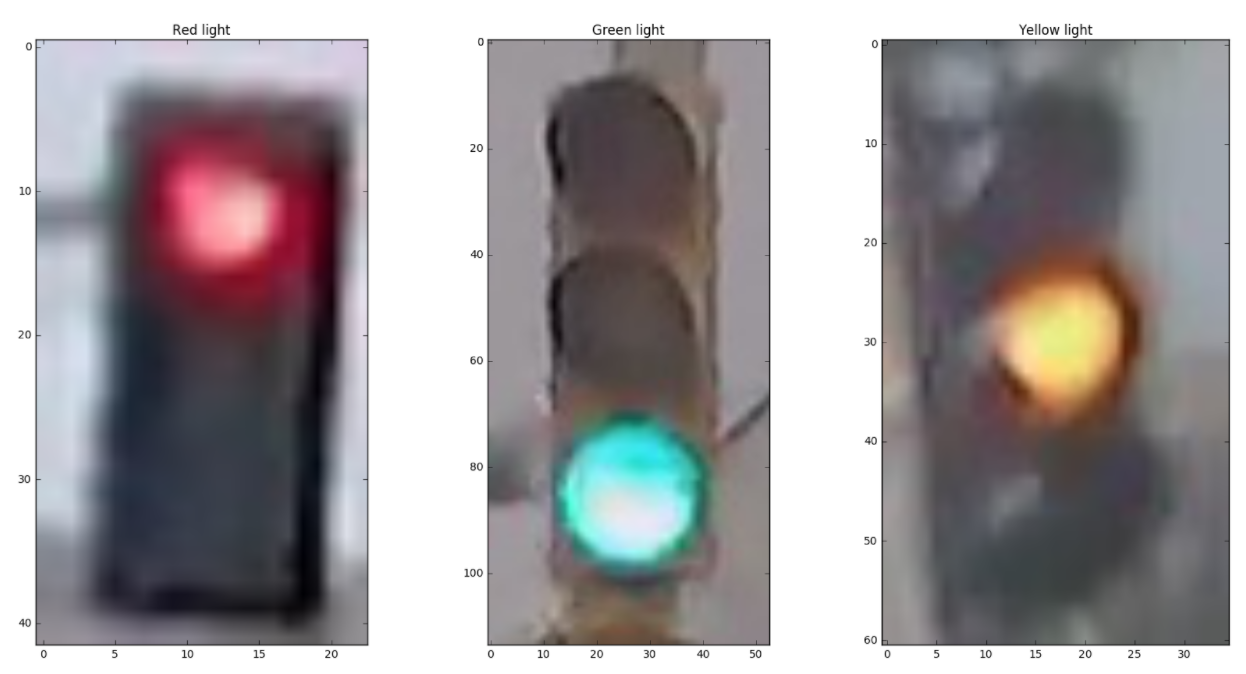
#> input picture all-lights.png, 1246 x 674 px, given as the content of the folder traffic_light_images/training/red, which was not available
$ jupyter execute --allow-errors Traffic_Light_Classifier.ipynb   (shell and % lines are left out)   (text cells are left out)
#> lines starting #> are read from the running program, lines starting #| are printed output that depends on the picture; long printed decimals are rounded; pictures that were not available may be replaced by others from this repository, and a replacement may not be noted
### helpers.py
# Helper functions

import os
import glob # library for loading images from a directory
import matplotlib.image as mpimg


# This function loads in images and their labels and places them in a list
# The list contains all images and their associated labels
# For example, after data is loaded, im_list[0][:] will be the first image-label pair in the list
def load_dataset(image_dir):

    # Populate this empty image list
#> called with image_dir = 'traffic_light_images/training/'
    im_list = []
    image_types = ["red", "yellow", "green"]

    # Iterate through each color folder
    for im_type in image_types:

        # Iterate through each image file in each image_type folder
        # glob reads in any image with the extension "image_dir/im_type/*"
        for file in glob.glob(os.path.join(image_dir, im_type, "*")):

            # Read in the image
            im = mpimg.imread(file)
#> im is the input picture: shape (674, 1246, 4) float32; mean R, G, B, A 0.619, 0.6, 0.608, 1

            # Check if the image exists/if it's been correctly read-in
            if not im is None:
                # Append the image, and it's type (red, green, yellow) to the image list
                im_list.append((im, im_type))

    return im_list

### test_functions.py
# All test code
import unittest
from IPython.display import Markdown, display


# Helper functions for printing markdown text (text in color/bold/etc)
def printmd(string):
    display(Markdown(string))

# Print a test failed message, given an error
def print_fail():
    printmd('**<span style="color: red;">TEST FAILED</span>**')

# Print a test passed message
def print_pass():
    printmd('**<span style="color: green;">TEST PASSED</span>**')


# A class holding all tests
class Tests(unittest.TestCase):


    # Tests the `one_hot_encode` function, which is passed in as an argument
    def test_one_hot(self, one_hot_function):

        # Test that the generated one-hot labels match the expected one-hot label
        # For all three cases (red, yellow, green)
        try:
            self.assertEqual([1,0,0], one_hot_function('red'))
            self.assertEqual([0,1,0], one_hot_function('yellow'))
            self.assertEqual([0,0,1], one_hot_function('green'))

        # If the function does *not* pass all 3 tests above, it enters this exception
        except self.failureException as e:
            # Print out an error message
            print_fail()
            print("Your function did not return the expected one-hot label.")
            print('\n'+str(e))
            return

        # Print out a "test passed" message
        print_pass()


    # Tests if any misclassified images are red but mistakenly classified as green
    def test_red_as_green(self, misclassified_images):
        # Loop through each misclassified image and the labels
        for im, predicted_label, true_label in misclassified_images:

            # Check if the image is one of a red light
            if(true_label == [1,0,0]):

                try:
                    # Check that it is NOT labeled as a green light
                    self.assertNotEqual(predicted_label, [0, 0, 1])
                except self.failureException as e:
                    # Print out an error message
                    print_fail()
                    print("Warning: A red light is classified as green.")
                    print('\n'+str(e))
                    return

        # No red lights are classified as green; test passed
        print_pass()

### Traffic_Light_Classifier.ipynb
[cell 1]
import cv2 # computer vision library
import helpers # helper functions

import random
import numpy as np
import matplotlib.pyplot as plt
import matplotlib.image as mpimg # for loading in images

[cell 2]
# Image data directories
IMAGE_DIR_TRAINING = "traffic_light_images/training/"
IMAGE_DIR_TEST = "traffic_light_images/test/"

[cell 3]
# Using the load_dataset function in helpers.py
# Load training data
IMAGE_LIST = helpers.load_dataset(IMAGE_DIR_TRAINING)
#> IMAGE_LIST = 3 items

[cell 4]
import os
import tarfile

def recursive_files(dir_name='.', ignore=None):
    for dir_name,subdirs,files in os.walk(dir_name):
        if ignore and os.path.basename(dir_name) in ignore:
            continue

        for file_name in files:
            if ignore and file_name in ignore:
                continue

            yield os.path.join(dir_name, file_name)

def make_tar_file(dir_name='.', tar_file_name='tarfile.tar', ignore=None):
    tar = tarfile.open(tar_file_name, 'w')

    for file_name in recursive_files(dir_name, ignore):
        tar.add(file_name)

    tar.close()


# [4 lines of commented-out code are left out]

[cell 5]
## TODO: Write code to display an image in IMAGE_LIST (try finding a yellow traffic light!)
## TODO: Print out 1. The shape of the image and 2. The image's label

# The first image in IMAGE_LIST is displayed below (without information about shape or label)
for idx in range(len(IMAGE_LIST)):
    image_label = IMAGE_LIST[idx][1]
    if image_label != "yellow":
        continue
    selected_image = IMAGE_LIST[idx][0]
    image_shape = selected_image.shape
    print('Index:'+str(idx)+', Label:'+str(image_label)+', Shape:'+str(image_shape))
    plt.imshow(selected_image)
    break
#> this loop made 2 passes
#> image_label on pass 1: 'red'
#> (image_label, image_shape) on pass 2: ('yellow', (674, 1246, 4))
#| Index:1, Label:yellow, Shape:(674, 1246, 4)

[cell 6]
# This function should take in an RGB image and return a new, standardized version
def standardize_input(image):

    ## TODO: Resize image and pre-process so that all "standard" images are the same size
    standard_im = np.copy(image)
    standard_im = cv2.resize(standard_im, (32,32))

    # Define how many pixels to slice off the sides of the original image
    col_crop = 15
    row_crop = 5
    # Using image slicing, subtract the row_crop from top/bottom and col_crop from left/right
    standard_im = standard_im[row_crop:-row_crop, col_crop:-col_crop, :]
    standard_im = cv2.resize(standard_im, (32,32))

    return standard_im

[cell 7]
## TODO: One hot encode an image label
## Given a label - "red", "green", or "yellow" - return a one-hot encoded label

# Examples:
# one_hot_encode("red") should return: [1, 0, 0]
# one_hot_encode("yellow") should return: [0, 1, 0]
# one_hot_encode("green") should return: [0, 0, 1]

def one_hot_encode(label):

    ## TODO: Create a one-hot encoded label that works for all classes of traffic lights
    one_hot_encoded = [0,0,0]
    if label == "red":
        one_hot_encoded[0] = 1
    elif label == "yellow":
        one_hot_encoded[1] = 1
    else:
        one_hot_encoded[2] = 1

    return one_hot_encoded

[cell 8]
# Importing the tests
import test_functions
tests = test_functions.Tests()

# Test for one_hot_encode function
tests.test_one_hot(one_hot_encode)

[cell 9]
def standardize(image_list):

    # Empty image data array
    standard_list = []

    # Iterate through all the image-label pairs
    for item in image_list:
        image = item[0]
        label = item[1]

        # Standardize the image
        standardized_im = standardize_input(image)

        # One-hot encode the label
        one_hot_label = one_hot_encode(label)

        # Append the image, and it's one hot encoded label to the full, processed list of image data
        standard_list.append((standardized_im, one_hot_label))
#> this loop made 3 passes
#> (label, one_hot_label) on passes 1 to 3: ('red', [1, 0, 0]), ('yellow', [0, 1, 0]), ('green', [0, 0, 1])
#> pass 1, in standardize_input, `standard_im = cv2.resize(standard_im, (32,32))`:
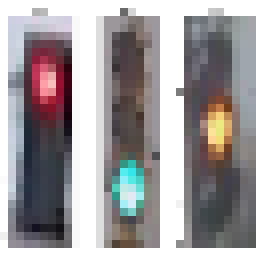
#> standard_im: shape (32, 32, 4) float32 (shown 8 times larger); mean R, G, B, A 0.62, 0.602, 0.61, 1
#> pass 1, in standardize_input, `standard_im = cv2.resize(standard_im, (32,32))`:
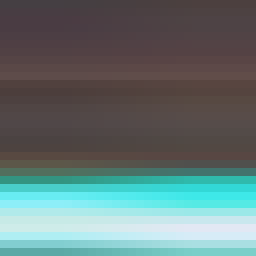
#> standard_im: shape (32, 32, 4) float32 (shown 8 times larger); mean R, G, B, A 0.387, 0.462, 0.458, 1
#> after the loop, standard_list = 3 items

    return standard_list

# Standardize all training images
STANDARDIZED_LIST = standardize(IMAGE_LIST)
#> STANDARDIZED_LIST = 3 items

[cell 10]
## TODO: Display a standardized image and its label

f, (ax1, ax2) = plt.subplots(1, 2, figsize=(20,10))
ax1.set_title('original')
ax1.imshow(IMAGE_LIST[2][0])
ax2.set_title('Resized')
ax2.imshow(STANDARDIZED_LIST[2][0])
print('Label:',STANDARDIZED_LIST[2][1])
#| Label: [0, 0, 1]
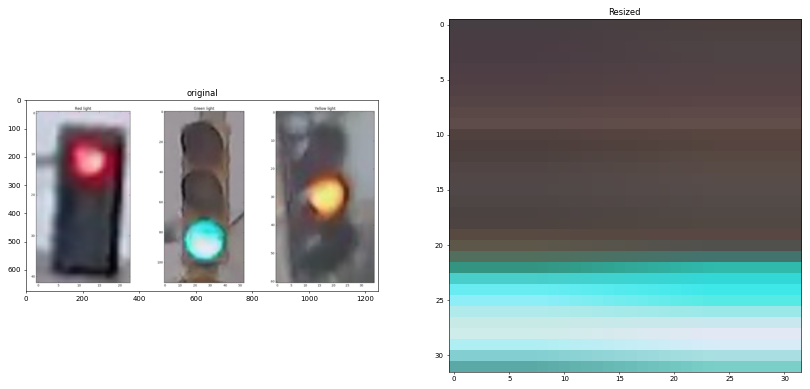
#> figure drawn by matplotlib, 2 panels

[cell 11]
# Convert and image to HSV colorspace
# Visualize the individual color channels

image_num = 900
#> (the rest of this cell did not finish here and is left out)

[cell 12]
# (Optional) Add more image analysis and create more features

# Reference: https://stackoverflow.com/questions/30331944/finding-red-color-using-python-opencv
# Reference: https://stackoverflow.com/questions/47483951/how-to-define-a-threshold-value-to-detect-only-green-colour-objects-in-an-image
# Reference: https://stackoverflow.com/questions/9179189/detect-yellow-color-in-opencv

# Masks the image based on the appropriate R,Y,G color.
# Note: Presently only 3 color ranges are supported
def mask_image(img,hsv_img, color):

    if color == "red":
        # lower mask
        light_red = (0, 50, 50)
        dark_red = (0, 255, 255)
        lower_mask = cv2.inRange(hsv_img, light_red, dark_red)
        result1 = cv2.bitwise_and(img, img, mask=lower_mask)

        # upper mask
        lower_red = (170,50,50)
        upper_red = (180,255,255)
        upper_mask = cv2.inRange(hsv_img, lower_red, upper_red)
        result2 = cv2.bitwise_and(img, img, mask=upper_mask)

        output_hsv = result1+result2

    elif color == "yellow":
        # mask
        light = (20, 40, 130)
        dark = (30, 150, 255)
        mask = cv2.inRange(hsv_img, light, dark)
        output_hsv = cv2.bitwise_and(img, img, mask=mask)

    elif color == "green":
        # mask
        #light = (25, 52, 72)
        #dark = (110, 255, 255)
        light = (30, 255, 255)
        dark = (110, 255, 255)

        mask = cv2.inRange(hsv_img, light, dark)
        output_hsv = cv2.bitwise_and(img, img, mask=mask)
    else:
        raise ValueError("Invalid color specified\n")

    return output_hsv

# Calculates the average of the top, middle and bottom
# part of the image separately
def avg(hsv_img):
    top_avg = np.sum(hsv_img[0:10,:])/(10)
    mid_avg = np.sum(hsv_img[11:20,:])/(10)
    bottom_avg = np.sum(hsv_img[20:32,:])/(12)
    return [top_avg,mid_avg,bottom_avg]

[cell 13]
## TODO: Create a brightness feature that takes in an RGB image and outputs a feature vector and/or value
## This feature should use HSV colorspace values

# Mask the image individually for each red green and blue hsv color range
# based on the opencv values. Calculate the average for each masked image
# for the top, middle and bottom part and add all the values together alongwith
# the values for the V array of the hsv image array. The section with the maximum value
# (top-red, middle-yellow, bottom- green) will be the chosen color.
def create_feature(rgb_image):

    ## TODO: Convert image to HSV color space
    hsv = cv2.cvtColor(rgb_image, cv2.COLOR_RGB2HSV)
    ## TODO: Create and return a feature value and/or vector
    hsv_red = mask_image(rgb_image,hsv,"red")
    hsv_yellow = mask_image(rgb_image,hsv,"yellow")
    hsv_green = mask_image(rgb_image,hsv,"green")

    [top_red,mid_red,bottom_red] = avg(hsv_red)
    [top_yellow,mid_yellow,bottom_yellow] = avg(hsv_yellow)
    [top_green,mid_green,bottom_green] = avg(hsv_green)

    [top_v,mid_v,bottom_v] = avg(hsv[:,:,2])

    top_avg = top_red+top_yellow+top_green+top_v
    mid_avg = mid_red+mid_yellow+mid_green+mid_v
    bottom_avg = bottom_red+bottom_yellow+bottom_green+bottom_v

    feature = [top_avg,mid_avg,bottom_avg]
    return feature

[cell 14]
# Practice Code
image_num = 724 #750
#> (the rest of this cell did not finish here and is left out)

[cell 15]
# Practice Code
# Definition used for testing purpose
def plot_img(img,output):
    plt.subplot(1,2,1)
    plt.imshow(img)
    # [4 lines of commented-out code are left out]
    plt.subplot(1, 2, 2)
    plt.imshow(output)
    plt.show()

[cell 16]
# This function should take in RGB image input
# Analyze that image using your feature creation code and output a one-hot encoded label
def estimate_label(rgb_image):

    ## TODO: Extract feature(s) from the RGB image and use those features to
    ## classify the image and output a one-hot encoded label
    predicted_label = [0,0,0]
    feature = create_feature(rgb_image)
    result = np.argmax(feature)
    predicted_label[result] = 1
    return predicted_label

[cell 17]
# Using the load_dataset function in helpers.py
# Load test data
TEST_IMAGE_LIST = helpers.load_dataset(IMAGE_DIR_TEST)
#> TEST_IMAGE_LIST = 3 items

# Standardize the test data
STANDARDIZED_TEST_LIST = standardize(TEST_IMAGE_LIST)
#> the loop in standardize (call 2), `for item in image_list:` made 3 passes
#> STANDARDIZED_TEST_LIST = 3 items

# Shuffle the standardized test data
random.shuffle(STANDARDIZED_TEST_LIST)

[cell 18]
# Constructs a list of misclassified images given a list of test images and their labels
# This will throw an AssertionError if labels are not standardized (one-hot encoded)

def get_misclassified_images(test_images):
    # Track misclassified images by placing them into a list
    misclassified_images_labels = []

    # Iterate through all the test images
    # Classify each image and compare to the true label
    for image in test_images:

        # Get true data
        im = image[0]
        true_label = image[1]
        assert(len(true_label) == 3), "The true_label is not the expected length (3)."

        # Get predicted label from your classifier
        predicted_label = estimate_label(im)
        assert(len(predicted_label) == 3), "The predicted_label is not the expected length (3)."

        # Compare true and predicted labels
        if(predicted_label != true_label):
            # If these labels are not equal, the image has been misclassified
            misclassified_images_labels.append((im, predicted_label, true_label))
#> this loop made 3 passes
#> after the loop, misclassified_images_labels = 2 items

    # Return the list of misclassified [image, predicted_label, true_label] values
    return misclassified_images_labels


# Find all misclassified images in a given test set
MISCLASSIFIED = get_misclassified_images(STANDARDIZED_TEST_LIST)
#> MISCLASSIFIED = 2 items

# Accuracy calculations
total = len(STANDARDIZED_TEST_LIST)
#> total = 3
num_correct = total - len(MISCLASSIFIED)
#> num_correct = 1
accuracy = num_correct/total
#> accuracy = 0.333

print('Accuracy: ' + str(accuracy))
#| Accuracy: 0.3333
print("Number of misclassified images = " + str(len(MISCLASSIFIED)) +' out of '+ str(total))
#| Number of misclassified images = 2 out of 3

[cell 19]
# Visualize misclassified example(s)
## TODO: Display an image in the `MISCLASSIFIED` list
## TODO: Print out its predicted label - to see what the image *was* incorrectly classified as
# Convert and image to HSV colorspace
# Visualize the individual color channels

for image_num in range(len(MISCLASSIFIED)):

    im = MISCLASSIFIED[image_num][0]
    predicted_label = MISCLASSIFIED[image_num][1]
    true_label = MISCLASSIFIED[image_num][2]
    if true_label != [1,0,0] and predicted_label != [0,0,1]:
        continue
    # Print image label
    print('[red, yellow, green] Predicted Label : ' + str(predicted_label)+ ", True Label:" + str(true_label))

    # Convert to HSV
    hsv = cv2.cvtColor(im, cv2.COLOR_RGB2HSV)


    # HSV channels
    h = hsv[:,:,0]
    s = hsv[:,:,1]
    v = hsv[:,:,2]

    # inserted
    hsv_red = mask_image(im,hsv,"red")
    hsv_yellow = mask_image(im,hsv,"yellow")
    hsv_green = mask_image(im,hsv,"green")

    [top_red,mid_red,bottom_red] = avg(hsv_red)
    [top_yellow,mid_yellow,bottom_yellow] = avg(hsv_yellow)
    [top_green,mid_green,bottom_green] = avg(hsv_green)

    [top_h,mid_h,bottom_h] = avg(hsv[:,:,0])
    [top_s,mid_s,bottom_s] = avg(hsv[:,:,1])
    [top_v,mid_v,bottom_v] = avg(hsv[:,:,2])

    print("HSV Red:\t"+str(top_red)+",\t"+str(mid_red)+",\t"+str(bottom_red))
    print("HSV Yellow:\t"+str(top_yellow)+",\t"+str(mid_yellow)+",\t"+str(bottom_yellow))
    print("HSV Green:\t"+str(top_green)+",\t"+str(mid_green)+",\t"+str(bottom_green))

    print("H:\t\t"+str(top_h)+",\t"+str(mid_h)+",\t"+str(bottom_h))
    #print("S:\t\t"+str(top_s)+",\t"+str(mid_s)+",\t"+str(bottom_s))
    #print("V:\t\t"+str(top_v)+",\t"+str(mid_v)+",\t"+str(bottom_v))

    #inserted

    # Plot the original image and the three channels
    f, ( ax1, ax2, ax3, ax4 ) = plt.subplots(1, 4, figsize=(20,10))
    ax1.set_title('Standardized image')
    ax1.imshow(im)
    ax2.set_title('H channel')
    ax2.imshow(h, cmap='gray')
    ax3.set_title('S channel')
    ax3.imshow(s, cmap='gray')
    ax4.set_title('V channel')
    ax4.imshow(v, cmap='gray')

    f, ( ax1, ax2, ax3 ) = plt.subplots(1, 3, figsize=(20,10))
    ax1.set_title('Red image mask')
    ax1.imshow(hsv_red, cmap='gray')
    ax2.set_title('Yellow image mask')
    ax2.imshow(hsv_yellow, cmap='gray')
    ax3.set_title('Green image mask')
    ax3.imshow(hsv_green, cmap='gray')
    break
#> this loop made 1 pass
#> (predicted_label, true_label) on pass 1: ([0, 0, 1], [1, 0, 0])
#| [red, yellow, green] Predicted Label : [0, 0, 1], True Label:[1, 0, 0]
#| HSV Red:	0.0,	0.0,	0.0
#| HSV Yellow:	0.0,	0.0,	0.0
#| HSV Green:	0.0,	0.0,	0.0
#| H:		8490.391,	1081.152,	5417.269
#> pass 1, `h = hsv[:,:,0]`:
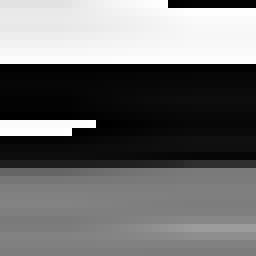
#> h: shape (32, 32) float32 (shown 8 times larger); min 0.123, max 359.6, mean 157.3; drawn with min black and max white
#> pass 1, `s = hsv[:,:,1]`:
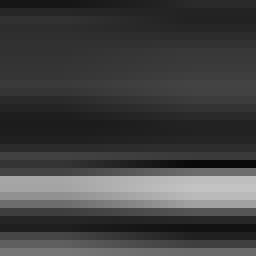
#> s: shape (32, 32) float32 (shown 8 times larger); min 0.0387, max 0.767, mean 0.256
#> pass 1, `v = hsv[:,:,2]`:
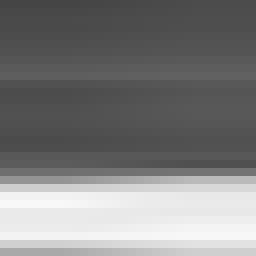
#> v: shape (32, 32) float32 (shown 8 times larger); min 0.271, max 0.974, mean 0.498
#> the loop in test_red_as_green, `for im, predicted_label, true_label in misclassified_images:` made 1 pass
#> (predicted_label, true_label) on pass 1: ([0, 0, 1], [1, 0, 0])
#| Warning: A red light is classified as green.
#| [0, 0, 1] == [0, 0, 1]
